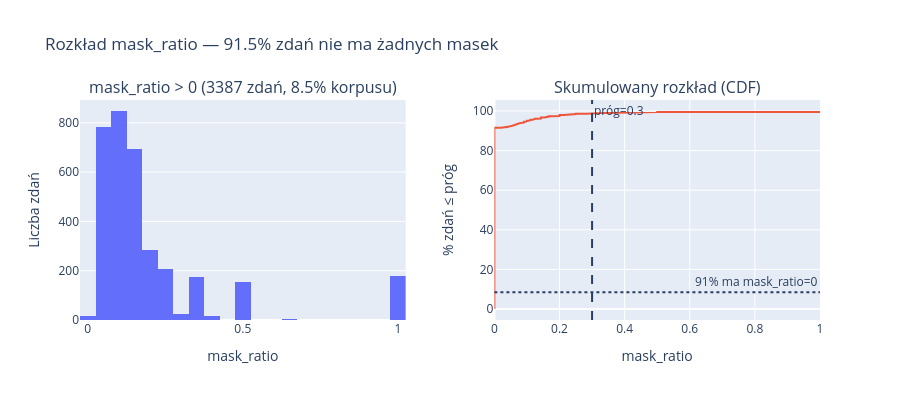
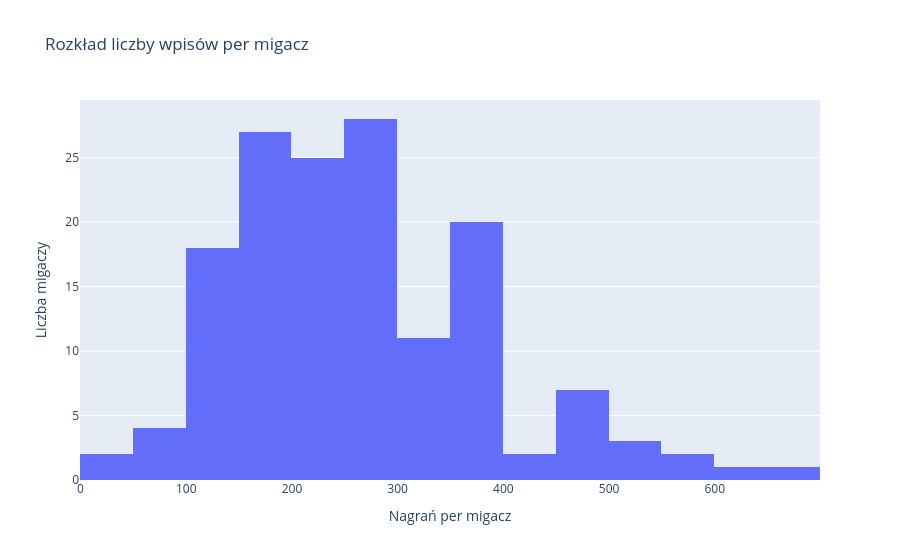

The cell these charts' notebook holds for them, in order:
### Code cell
from plotly.subplots import make_subplots
import plotly.graph_objects as go

MASK_RATIO_THRESHOLD = 0.3

zero_pct = (df["mask_ratio"] == 0).mean() * 100
nonzero = df[df["mask_ratio"] > 0]["mask_ratio"]

fig = make_subplots(
    rows=1, cols=2,
    subplot_titles=[
        f"mask_ratio > 0 ({len(nonzero)} zdań, {100 - zero_pct:.1f}% korpusu)",
        "Skumulowany rozkład (CDF)",
    ],
    horizontal_spacing=0.12,
)

fig.add_trace(
    go.Histogram(x=nonzero, nbinsx=40, name="mask_ratio > 0"),
    row=1, col=1,
)
fig.update_xaxes(title_text="mask_ratio", row=1, col=1)
fig.update_yaxes(title_text="Liczba zdań", row=1, col=1)

sorted_mr = df["mask_ratio"].sort_values()
fig.add_trace(
    go.Scatter(
        x=sorted_mr.values,
        y=np.arange(1, len(sorted_mr) + 1) / len(sorted_mr) * 100,
        mode="lines", name="CDF",
    ),
    row=1, col=2,
)
fig.add_hline(y=100 - zero_pct, line_dash="dot", row=1, col=2,
              annotation_text=f"{zero_pct:.0f}% ma mask_ratio=0")
fig.add_vline(x=MASK_RATIO_THRESHOLD, line_dash="dash", row=1, col=2,
              annotation_text=f"próg={MASK_RATIO_THRESHOLD}")
fig.update_xaxes(title_text="mask_ratio", row=1, col=2)
fig.update_yaxes(title_text="% zdań ≤ próg", row=1, col=2)

fig.update_layout(
    title_text=f"Rozkład mask_ratio — {zero_pct:.1f}% zdań nie ma żadnych masek",
    showlegend=False, height=400,
)
fig.show()

entries_per_speaker = df["speaker_id"].value_counts()
fig2 = px.histogram(
    x=entries_per_speaker.values, nbins=30,
    title="Rozkład liczby wpisów per migacz",
    labels={"x": "Nagrań", "y": "Migaczy"},
)
fig2.update_xaxes(title_text="Nagrań per migacz")
fig2.update_yaxes(title_text="Liczba migaczy")
fig2.show()

### Figure 1 — Plotly figure (JSON) as saved in the notebook; plotly's stock layout.template omitted (floating-point values rounded to 4 significant figures; data arrays with more than 128 entries replaced by an {"elided": "..."} marker saying what was removed)
{"data": [{"name": "mask_ratio > 0", "nbinsx": 40, "type": "histogram", "x": {"elided": "3387 float values"}, "xaxis": "x", "yaxis": "y"}, {"mode": "lines", "name": "CDF", "type": "scatter", "x": {"elided": "39817 float values"}, "xaxis": "x2", "y": {"elided": "39817 float values"}, "yaxis": "y2"}], "layout": {"annotations": [{"font": {"size": 16}, "showarrow": false, "text": "mask_ratio > 0 (3387 zdań, 8.5% korpusu)", "x": 0.22, "xanchor": "center", "xref": "paper", "y": 1, "yanchor": "bottom", "yref": "paper"}, {"font": {"size": 16}, "showarrow": false, "text": "Skumulowany rozkład (CDF)", "x": 0.78, "xanchor": "center", "xref": "paper", "y": 1, "yanchor": "bottom", "yref": "paper"}, {"showarrow": false, "text": "91% ma mask_ratio=0", "x": 1, "xanchor": "right", "xref": "x2 domain", "y": 8.506, "yanchor": "bottom", "yref": "y2"}, {"showarrow": false, "text": "próg=0.3", "x": 0.3, "xanchor": "left", "xref": "x2", "y": 1, "yanchor": "top", "yref": "y2 domain"}], "height": 400, "shapes": [{"line": {"dash": "dot"}, "type": "line", "x0": 0, "x1": 1, "xref": "x2 domain", "y0": 8.506, "y1": 8.506, "yref": "y2"}, {"line": {"dash": "dash"}, "type": "line", "x0": 0.3, "x1": 0.3, "xref": "x2", "y0": 0, "y1": 1, "yref": "y2 domain"}], "showlegend": false, "title": {"text": "Rozkład mask_ratio — 91.5% zdań nie ma żadnych masek"}, "xaxis": {"anchor": "y", "domain": [0, 0.44], "title": {"text": "mask_ratio"}}, "xaxis2": {"anchor": "y2", "domain": [0.56, 1], "title": {"text": "mask_ratio"}}, "yaxis": {"anchor": "x", "domain": [0, 1], "title": {"text": "Liczba zdań"}}, "yaxis2": {"anchor": "x2", "domain": [0, 1], "title": {"text": "% zdań ≤ próg"}}}}

### Figure 2 — Plotly figure (JSON) as saved in the notebook; plotly's stock layout.template omitted (floating-point values rounded to 4 significant figures; data arrays with more than 128 entries replaced by an {"elided": "..."} marker saying what was removed)
{"data": [{"bingroup": "x", "hovertemplate": "Nagrań=%{x}<br>count=%{y}<extra></extra>", "legendgroup": "", "marker": {"color": "#636efa", "pattern": {"shape": ""}}, "name": "", "nbinsx": 30, "orientation": "v", "showlegend": false, "type": "histogram", "x": {"elided": "151 int values"}, "xaxis": "x", "yaxis": "y"}], "layout": {"barmode": "relative", "legend": {"tracegroupgap": 0}, "title": {"text": "Rozkład liczby wpisów per migacz"}, "xaxis": {"anchor": "y", "domain": [0, 1], "title": {"text": "Nagrań per migacz"}}, "yaxis": {"anchor": "x", "domain": [0, 1], "title": {"text": "Liczba migaczy"}}}}
